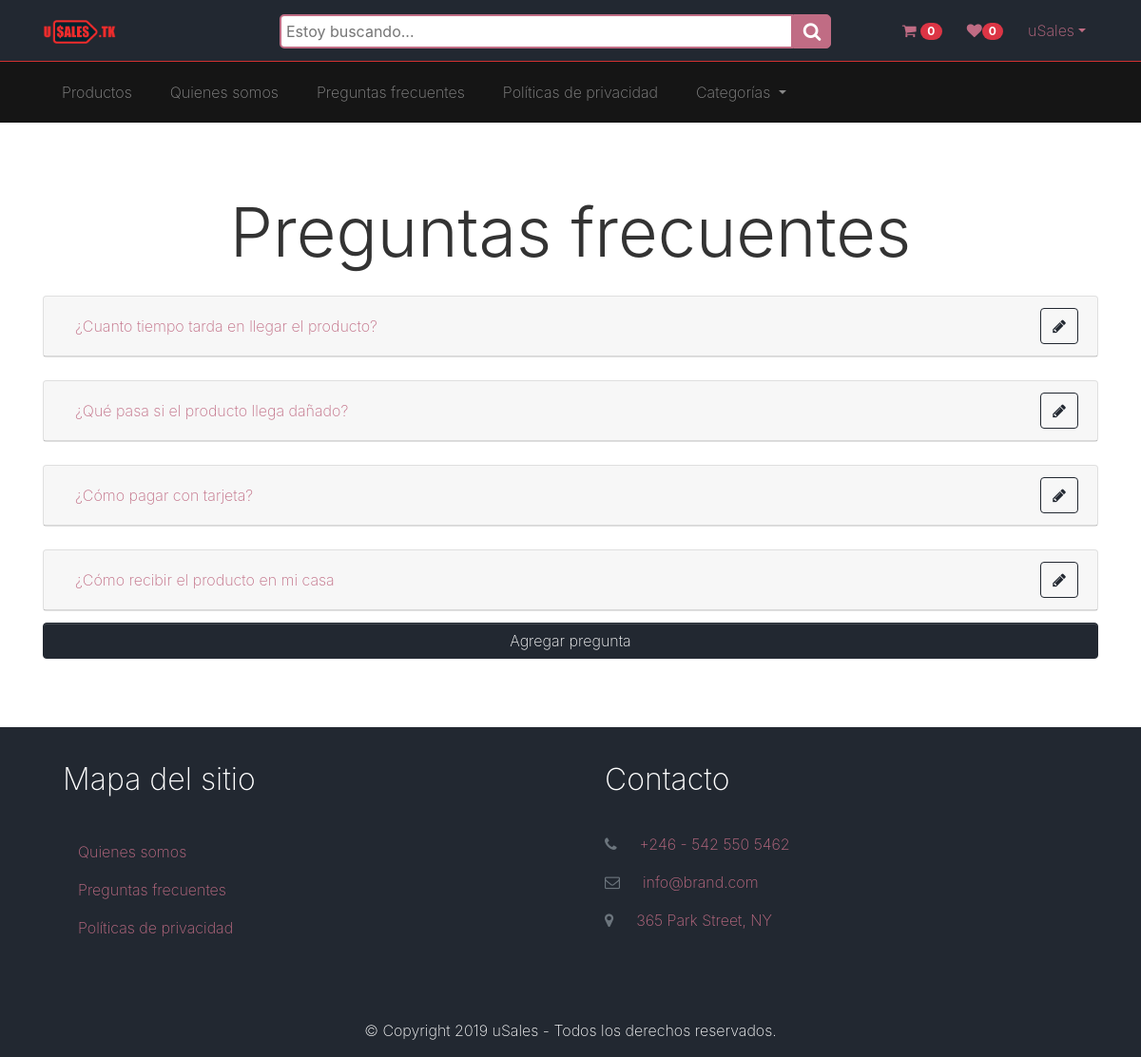
The page /information/faq/ (signed in) on the database its author committed.
### information/models.py (models this page shows, shortened)
class AboutUs(models.Model):
    title = models.CharField(verbose_name="Título", max_length=200, default='Quienes somos')
    content = RichTextField(verbose_name="Contenido", default='')
    created = models.DateTimeField(auto_now_add=True, verbose_name="Creado")
    updated = models.DateTimeField(auto_now=True, verbose_name="Actualizado")
    class Meta:
        verbose_name='Acerca de'
        verbose_name_plural = 'Acerca de'
    def __str__(self):
        return self.title

class Privacy(models.Model):
    title = models.CharField(verbose_name="Título", max_length=200, default='Políticas de privacidad')
    content = RichTextField(verbose_name="Contenido", default='')
    created = models.DateTimeField(auto_now_add=True, verbose_name="Creado")
    updated = models.DateTimeField(auto_now=True, verbose_name="Actualizado")
    class Meta:
        verbose_name='Política de privacidad'
        verbose_name_plural = 'Políticas de privacidad'
    def __str__(self):
        return self.title

class FAQ(models.Model):
    question = models.CharField(verbose_name='Pregunta', max_length=150, default='¿Es posible...?')
    answer = models.TextField(verbose_name='Respuesta', max_length=500, default='')
    created = models.DateTimeField(auto_now_add=True, verbose_name="Creado")
    updated = models.DateTimeField(auto_now=True, verbose_name="Actualizado")
    class Meta:
        verbose_name='Pregunta frecuente'
        verbose_name_plural = 'Preguntas frecuentes'

### information/views.py (the view)
# urls.py: path('faq/', FAQListView.as_view(), name='FAQ'),
class FAQListView(ListView):
    model = FAQ

### core/templatetags/custom_tags.py (called while the page is built)
@register.filter
def wishlist_counter(usuario, id):
    return Wish_listItem.objects.filter(customer=id).count()

@register.filter
def basketlist_counter(usuario, id):
    return Shopping_basketItem.objects.filter(customer=id).aggregate(Sum('quantity'))['quantity__sum']

@register.simple_tag
def categories():
    return Category.objects.all()

@register.simple_tag
def aboutus():
    return AboutUs.objects.first()

@register.simple_tag
def privacy():
    return Privacy.objects.first()

@register.simple_tag
def faq():
    return FAQ.objects.all()

### publications/models.py (called while the page is built)
    def get_subcategories(self):
      return SubCategory.objects.filter(parentCategory=self)

    def get_subcategory_count(self):
      return SubCategory.objects.filter(parentCategory=self).count()

    def __str__(self):
        return self.name

    def __str__(self):
        return self.name

### information/templates/information/faq_list.html (shortened to what this page needs)
{% extends 'core/base.html' %}
{% load static %}
{% block content %}
{% include 'publications/includes/publication_ck-editor.html'%}
{% include 'publications/includes/publication_bar.html'%}
<div class="container">
    <div class="row">
        <div class="col-12 py-5">
            <h3 class="display-3 text-center">
                Preguntas frecuentes
            </h3>
            {% if object_list %}
            {% for pregunta in object_list %}
            <div class="row py-2">
                <div class="col-12">
                    <div class="card">
                        <div class="card-header">
                            <div class="row">
                                <div class="col-10">
                                    <a class="btn btn-link" data-toggle="collapse" href="#Answer{{pregunta.id}}"
                                        role="button" aria-expanded="false" aria-controls="collapseExample">
                                        {{pregunta.question}}
                                    </a>
                                </div>
                                <div class="col-2 text-right">
                                    {% if request.user.is_staff %}
                                    <a href="{% url 'admin:information_faq_change' pregunta.id %}" class="btn btn-outline-primary"><i class="fa fa-pencil"></i></a>
                                    {% endif %}
                                </div>
                            </div>
                        </div>
                    </div>
                </div>
            </div>
            {% endfor %}
            {% endif %}
            {% if request.user.is_staff %}
            <a href="{% url 'admin:information_faq_add' %}" class="btn btn-primary w-100">Agregar pregunta</a>
            {% endif %}
        </div>
    </div>
</div>
{% endblock %}

### core/templates/core/base.html (shortened to what this page needs)
<!DOCTYPE html>
<html lang="es">
<head>
    {% load static %}
    {% load custom_tags %}
    {% categories as categories %}
    {% aboutus as aboutus %}
    {% privacy as privacy %}
    {% faq as FAQ %}
    <link rel="stylesheet" href="https://cdnjs.cloudflare.com/ajax/libs/font-awesome/4.7.0/css/font-awesome.min.css"
        type="text/css">
    <link href="{% static 'core/css/booty.css' %}" rel="stylesheet">
    <link href="{% static 'core/css/jquery.growl.css' %}" rel="stylesheet">
</head>
<body>
        <nav class="navbar navbar-expand-md navbar-dark bg-primary sticky-top border-bottom border-secondary">
            <div class="container"> <a class="navbar-brand text-light" href="{% url 'publications:publications'%}">
                    <img src="{% static 'core/img/logo.png' %}" height="25">
                </a>
                <div class="wrap">
                    <div class="search">
                        <form action="{% url 'publications:search' %}" method="get">
                            <input type="text" class="searchTerm" name="product" id="id_product" required
                                placeholder="Estoy buscando...">
                            <button type="submit" class="searchButton">
                                <i class="fa fa-search"></i>
                            </button>
                        </form>
                    </div>
                </div>
                <div class="navbar-collapse text-center collapse" id="navbar4">
                    <ul class="navbar-nav ml-auto">
                        {% if user.is_authenticated %}
                        <li class="nav-item">
                            <a href="{% url 'shopping_basket:shopping_basket_list' %}" class="btn btn-link">
                                <span class="fa fa-shopping-cart"></span>
                                <span class="badge badge-danger badge-pill">{% if usuario|basketlist_counter:request.user.id %}{{usuario|basketlist_counter:request.user.id}}{% else %}0{% endif %}</span></a>
                        </li>
                        <li class="nav-item "> <a href="{% url 'wish_lists:wish_lists' %}" class="btn btn-link">
                                <span class="fa fa-heart"></span><span id="wishlist_span"
                                    class="badge badge-danger badge-pill">{{ usuario|wishlist_counter:request.user.id }}</span></a>
                        </li>
                        <li class="nav-item">
                            <div class="btn-group">
                                <button class="btn btn-link dropdown-toggle" data-toggle="dropdown"
                                    aria-expanded="false">{{request.user.first_name|truncatechars:9}}</button>
                            </div>
                        </li>
                        {% else %}
                        <li class="nav-item">
                            <a href="{% url 'login' %}" class="btn btn-link">Acceder</a>
                        </li>
                        {% endif %}
                    </ul>
                </div>
            </div>
        </nav>
        {% block content %}
        {% endblock %}
        <div class="bg-primary text-white">
            <div class="container">
                <div class="row">
                    <div class="p-4 col-md-6">
                        <h2 class="mb-4">Mapa del sitio</h2>
                        <ul class="list-unstyled">
                            {% if aboutus %}
                            <a class="nav-link"
                                href="{% url 'information:about_us' aboutus.id aboutus.title|slugify %}">{{aboutus}}</a>
                            {% else %}
                            <a class="nav-link disabled" href="#">Acerca de</a>
                            {% endif %}
                            <li class="nav-item">
                                {% if FAQ|length > 0 %}
                                <a class="nav-link" href="{% url 'information:FAQ' %}">Preguntas frecuentes</a>
                                {% else %}
                                <a class="nav-link disabled" href="#">Preguntas frecuentes</a>
                                {% endif %}
                            </li>
                            {% if privacy %}
                            <a class="nav-link"
                                href="{% url 'information:privacy' privacy.id privacy.title|slugify %}">{{privacy}}</a>
                            {% else %}
                            <a class="nav-link disabled" href="#">Políticas de privacidad</a>
                            {% endif %}
                        </ul>
                    </div>
                    <div class="p-4 col-md-6">
                        <h2 class="mb-4">Contacto</h2>
                        <p class=""> <a href="#" class="">
                                <i class="fa d-inline mr-3 text-muted fa-phone"></i>+246 - 542 550 5462</a> </p>
                        <p> <a href="#" class="">
                                <i class="fa d-inline mr-3 text-muted fa-envelope-o"></i>info@brand.com</a> </p>
                        <p> <a href="#" class="">
                                <i class="fa d-inline mr-3 fa-map-marker text-muted"></i>365 Park Street, NY</a> </p>
                    </div>
                </div>
                <div class="row">
                    <div class="col-md-12 mt-3">
                        <p class="text-center">© Copyright 2019 uSales - Todos los derechos reservados. </p>
                    </div>
                </div>
            </div>
        </div>
    </body>
</html>

### publications/templates/publications/includes/publication_bar.html (shortened to what this page needs)
{% load custom_tags %}
{% aboutus as aboutus %}
{% privacy as privacy %}
{% faq as FAQ %}
{% faq as FAQ %}
<nav class="navbar navbar-expand-md navbar-dark bg-dark">
    <div class="container">
        <div class="navbar-collapse collapse" id="navbar9" style="">
            <ul class="navbar-nav">
                <li class="nav-item mx-2"> <a class="nav-link" href="{% url 'publications:publications'%}">Productos</a>
                </li>
                <li class="nav-item mx-2 ">
                    {% if aboutus %}
                    <a class="nav-link"
                        href="{% url 'information:about_us' aboutus.id aboutus.title|slugify %}">{{aboutus}}</a>
                    {% else %}
                    <a class="nav-link disabled" href="#">Acerca de</a>
                    {% endif %}
                </li>
                <li class="nav-item mx-2 ">
                    {% if FAQ|length > 0 %}
                    <a class="nav-link" href="{% url 'information:FAQ' %}">Preguntas frecuentes</a>
                    {% else %}
                    <a class="nav-link disabled" href="#">Preguntas frecuentes</a>
                    {% endif %}
                </li>
                <li class="nav-item mx-2 ">
                    {% if privacy %}
                    <a class="nav-link"
                        href="{% url 'information:privacy' privacy.id privacy.title|slugify %}">{{privacy}}</a>
                    {% else %}
                    <a class="nav-link disabled" href="#">Políticas de privacidad</a>
                    {% endif %}
                </li>
                <li class="nav-item mx-2">
                    <div class="btn-group ">
                        <a id="dLabel" role="button" data-toggle="dropdown" class="nav-link dropdown-toggle" href="">
                            Categorías
                        </a>
                    </div>
                </li>
            </ul>
        </div>
    </div>
</nav>

### rows shown on the page
AboutUs: title "Quienes somos"
Privacy: title "Políticas de privacidad"
FAQ: question "¿Cuanto tiempo tarda en llegar el producto?"
FAQ: question "¿Qué pasa si el producto llega dañado?"
FAQ: question "¿Cómo pagar con tarjeta?"
FAQ: question "¿Cómo recibir el producto en mi casa"

### other values the page prints
{{ usuario|wishlist_counter:request.user.id }} "0"
{{ request.user.first_name|truncatechars:9 }} "uSales"
